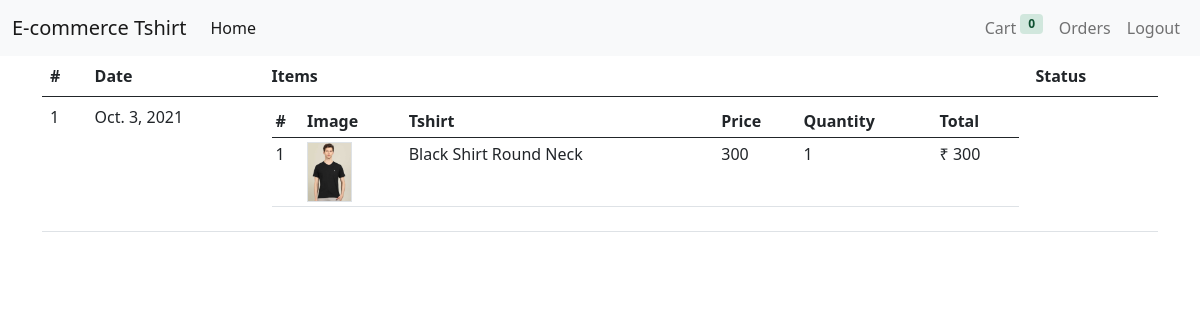
Screenshot of /orders/ (signed in) with the database file from the repository.
### store/models/order.py (models this page shows, shortened)
class Order(models.Model):
    orderChoices=[
        ("PENDING", "pending"),
        ("PLACED", "placed"),
        ("CANCELED", "canceled"),
        ("COMPLETED", "completed"),
    ]
    method=[
        ("COD", "cod"),
        ("ONLINE", "online"),
    ]
    order_status = models.CharField(max_length=15, choices=orderChoices)
    payment_method = models.CharField(max_length=15, choices=method)
    user = models.ForeignKey(User, on_delete=models.CASCADE)
    total = models.IntegerField(null=False)
    date = models.DateTimeField(null=False,auto_now_add=True)
    shipping_addresss = models.CharField(max_length=15, null=False)
    phone = models.CharField(max_length=10, null=False)

class OrderItem(models.Model):
    order = models.ForeignKey(Order,on_delete=models.CASCADE)
    tshirt = models.ForeignKey(Tshirt,on_delete=models.CASCADE)
    size =  models.ForeignKey(SizeVarient,on_delete=models.CASCADE)
    quantity = models.IntegerField(null=False)
    price = models.IntegerField(null=False)
    date = models.DateTimeField(null=False,auto_now_add=True)

### store/models/tshirt.py (models this page shows, shortened)
class Tshirt(models.Model):
    name = models.CharField(max_length=50, null=False)
    slug = models.CharField(max_length=200,unique=True,default="")
    description = models.CharField(max_length=30, null=True)
    discount = models.IntegerField(default=0)
    image = models.ImageField(upload_to="upload/images", null=False)
    occasion = models.ForeignKey(Occasion, on_delete=models.CASCADE)
    sleeve = models.ForeignKey(Sleeve, on_delete=models.CASCADE)
    brand = models.ForeignKey(Brand, on_delete=models.CASCADE)
    color = models.ForeignKey(Color, on_delete=models.CASCADE)
    neck_type = models.ForeignKey(NeckType, on_delete=models.CASCADE)
    ideal_for = models.ForeignKey(IdealFor, on_delete=models.CASCADE)

### store/views/orders.py (the view)
# urls.py: path('orders/', orders, name="orders"),
@login_required(login_url='login')
def orders(request):
    user= request.user
    orders=Order.objects.filter(user = user).order_by('-date').exclude(order_status="PENDING")
    return render(request, 'store/orders.html',{'orders':orders})

### store/templatetags/order_tags.py (called while the page is built)
@register.simple_tag
def get_order_status_class(status):
    if status=="COMPLETED":
        return 'success'
    elif status=="PENDING":
        return 'warning'
    else:
        return 'info'

### store/templatetags/tshirt_tags.py (called while the page is built)
@register.filter
def rupee(number):
    return f"₹ {number}"

@register.simple_tag
def multiply(a, b):
    return a*b

### store/templates/store/orders.html
{% extends "./base.html" %}
{% load tshirt_tags %}
{% load order_tags %}
{%block content%}
<div class="container">
    <table class="table">
        <thead>
            <tr>
                <th>#</th>
                <th>Date</th>
                <th>Items</th>
                <th>Status</th>
            </tr>
        </thead>
        <tbody>
            {% for order in orders %}
            <tr>
                <td>{{forloop.counter}}</td>
                <td>{{order.date|date}}</td>
                <td>
                    <table class="table table-sm">
                        <thead>
                            <tr>
                                <th>#</th>
                                <th>Image</th>
                                <th>Tshirt</th>
                                <th>Price</th>
                                <th>Quantity</th>
                                <th>Total</th>
                            </tr>
                        </thead>
                        <tbody>
                            {% for oi in order.orderitem_set.all%}
                            <tr>
                                <td>{{forloop.counter}}</td>
                                <td><img height="60px" class="border" src="{{oi.tshirt.image.url}}" alt=""></td>
                                <td>{{oi.tshirt.name}}</td>
                                <td>{{oi.price}}</td>
                                <td>{{oi.quantity}}</td>
                                <td>{% multiply oi.quantity oi.price as result %}{{result|rupee}}</td>
                            </tr>
                            {% endfor %}
                        </tbody>
                    </table>
                </td>
                <td>
                    <span
                        class="badge badge-{% get_order_status_class order.order_status %}">{{order.order_status}}</span>
                </td>
            </tr>
            {% endfor %}
        </tbody>
    </table>
</div>
{% endblock %}

### rows the page displays
Order: date "Oct. 3, 2021"
OrderItem: tshirt.image (picture), tshirt.name "Black Shirt Round Neck", price "300", quantity "1", result "₹ 300"

### other values shown
{{ request.session.cart|length }} "0"
